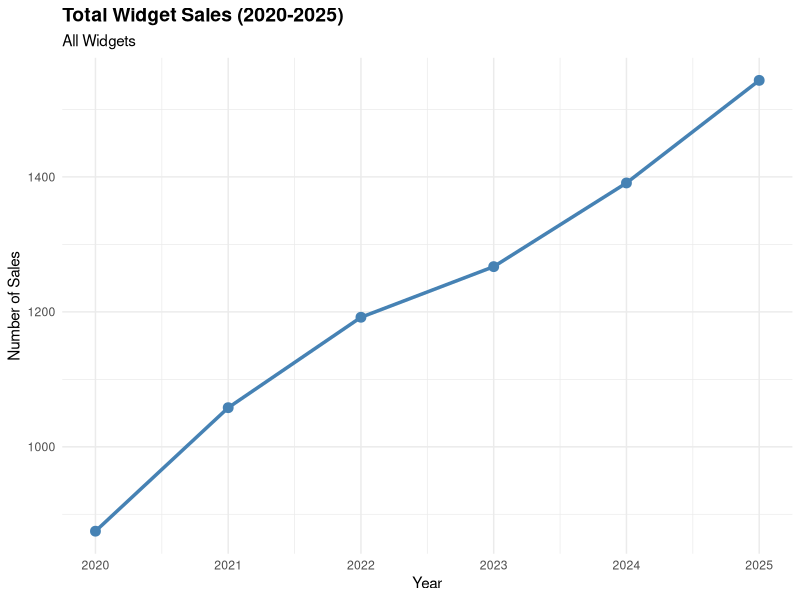
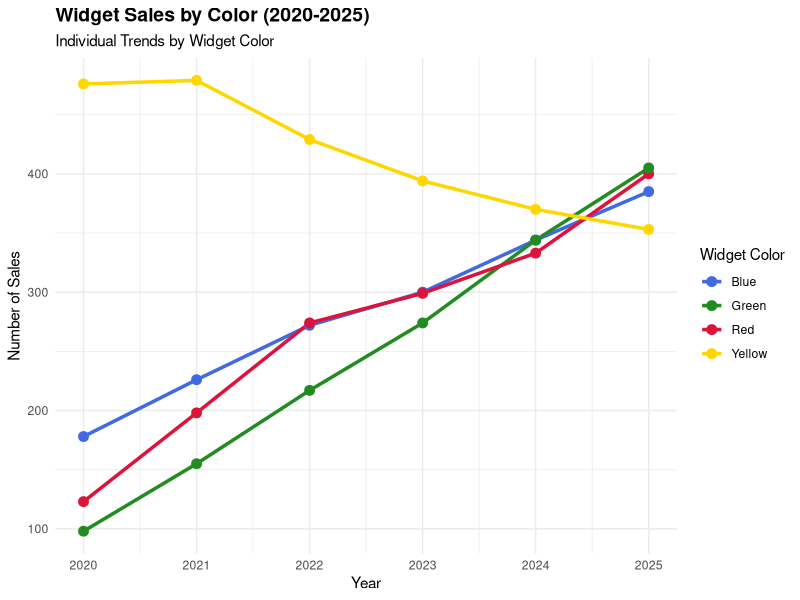
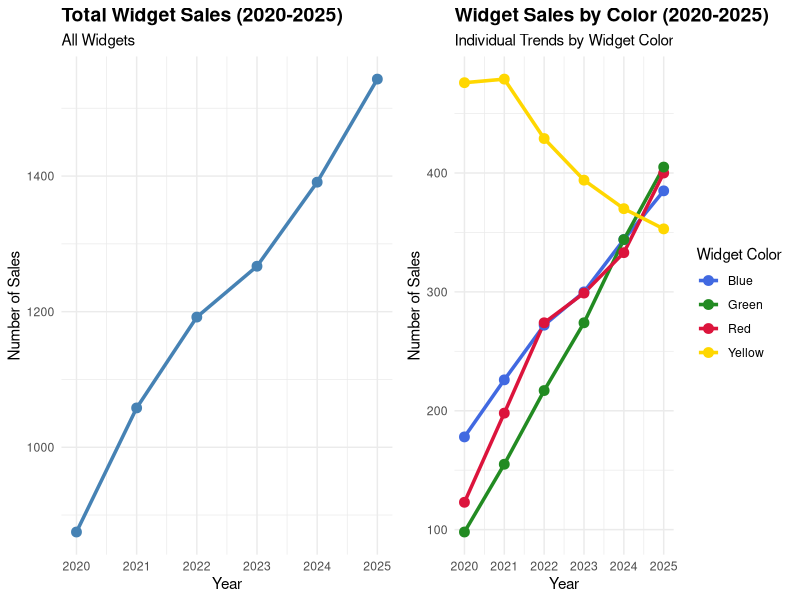

Source code (R) for these figures, in order:
###################################################################
#                         CREATE DATA FRAME
###################################################################

## Load a special R package that will help us format the data frame
library(tidyverse)
library(ggpubr)

## set a seed so the data does not change between my run of this code
set.seed(1234)

## Set our time period 2020-2025
years <- 2020:2025

widget_data <- expand_grid(
  year = years,
  color = c("Yellow", "Blue", "Red", "Green")
) %>%
  mutate(
    ## Setting sales with different trends by color
    sales = case_when(
      color == "Yellow" ~ 500 - (year - 2020) * 30 + rnorm(n(), 0, 20),
      color == "Blue" ~ 200 + (year - 2020) * 40 + rnorm(n(), 0, 15),
      color == "Red" ~ 150 + (year - 2020) * 50 + rnorm(n(), 0, 15),
      color == "Green" ~ 100 + (year - 2020) * 60 + rnorm(n(), 0, 15)
    ),
    sales = pmax(sales, 0), ## Ensure no negative sales
    sales = round(sales)
  )

## View the data
head(widget_data)




###################################################################
#                       SINGLE TREND LINE
###################################################################

# Aggregate total sales per year
total_sales <- widget_data %>%
  group_by(year) %>%
  summarise(sales = sum(sales))

plot1 <- ggplot(total_sales, aes(x = year, y = sales)) +
  geom_line(size = 1.2, color = "steelblue") +
  geom_point(size = 3, color = "steelblue") +
  labs(
    title = "Total Widget Sales (2020-2025)",
    subtitle = "All Widgets",
    x = "Year",
    y = "Number of Sales"
  ) +
  theme_minimal() +
  theme(plot.title = element_text(size = 14, face = "bold"))

png("/Users/f002yt8/Documents/GitHub/Romance-Novel-Data-Visualization-Workshop/images/single-trend.png", width = 1700, height = 1500, res = 300)
print(plot1)
dev.off()



###################################################################
#                       MULTI TREND LINE
###################################################################



plot2 <- ggplot(widget_data, aes(x = year, y = sales, color = color, group = color)) +
  geom_line(size = 1.2) +
  geom_point(size = 3) +
  labs(
    title = "Widget Sales by Color (2020-2025)",
    subtitle = "Individual Trends by Widget Color",
    x = "Year",
    y = "Number of Sales",
    color = "Widget Color"
  ) +
  theme_minimal() +
  theme(plot.title = element_text(size = 14, face = "bold")) +
  scale_color_manual(values = c("Yellow" = "#FFD700", "Blue" = "#4169E1", 
                                "Red" = "#DC143C", "Green" = "#228B22"))

png("/Users/f002yt8/Documents/GitHub/Romance-Novel-Data-Visualization-Workshop/images/multi-trend.png", width = 1700, height = 1500, res = 300)
print(plot2)
dev.off()

png("/Users/f002yt8/Documents/GitHub/Romance-Novel-Data-Visualization-Workshop/images/trends.png", width = 3500, height = 1500, res = 300)
ggarrange(plot1, plot2, nrow = 1, ncol = 2)
dev.off()
